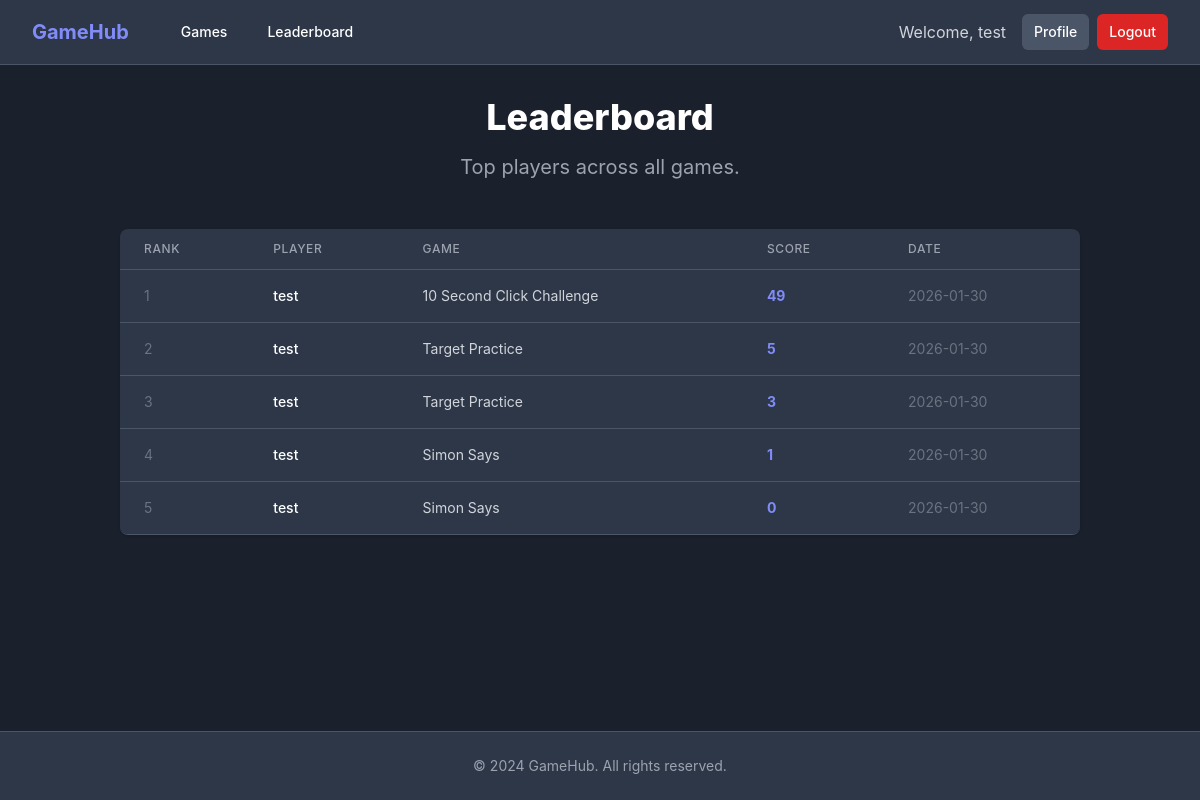
The page /leaderboard (signed in) on the database its author committed.
### models.py (models this page shows, shortened)
class User(db.Model, UserMixin):
    id = db.Column(db.Integer, primary_key=True)
    username = db.Column(db.String(20), unique=True, nullable=False)
    email = db.Column(db.String(120), unique=True, nullable=False)
    password = db.Column(db.String(60), nullable=False)
    is_admin = db.Column(db.Boolean, default=False)
    scores = db.relationship('Score', backref='player', lazy=True)

class Score(db.Model):
    id = db.Column(db.Integer, primary_key=True)
    score = db.Column(db.Integer, nullable=False)
    date_posted = db.Column(db.DateTime, nullable=False, default=datetime.utcnow)
    user_id = db.Column(db.Integer, db.ForeignKey('user.id'), nullable=False)
    game_id = db.Column(db.Integer, db.ForeignKey('game.id'), nullable=False)

class Game(db.Model):
    id = db.Column(db.Integer, primary_key=True)
    title = db.Column(db.String(100), nullable=False)
    description = db.Column(db.Text, nullable=False)
    slug = db.Column(db.String(50), unique=True, nullable=False)
    script_file = db.Column(db.String(50), nullable=False) # e.g., 'snake.js'
    scores = db.relationship('Score', backref='game_played', lazy=True)

### app.py (the view)
@app.route("/leaderboard")
@login_required
def leaderboard():
    scores = Score.query.order_by(Score.score.desc()).limit(20).all()
    return render_template('leaderboard.html', title='Leaderboard', scores=scores)

### app.py (called while the page is built)
@login_manager.user_loader
def load_user(user_id):
    return User.query.get(int(user_id))

### templates/leaderboard.html
{% extends "base.html" %}
{% block content %}
<div class="max-w-7xl mx-auto">
    <div class="text-center mb-12">
        <h1 class="text-3xl font-extrabold text-white sm:text-4xl">
            Leaderboard
        </h1>
        <p class="mt-4 text-xl text-gray-400">
            Top players across all games.
        </p>
    </div>
    <div class="flex flex-col">
        <div class="-my-2 overflow-x-auto sm:-mx-6 lg:-mx-8">
            <div class="py-2 align-middle inline-block min-w-full sm:px-6 lg:px-8">
                <div class="shadow overflow-hidden border-b border-gray-700 sm:rounded-lg">
                    <table class="min-w-full divide-y divide-gray-700">
                        <thead class="bg-gray-800">
                            <tr>
                                <th scope="col" class="px-6 py-3 text-left text-xs font-medium text-gray-400 uppercase tracking-wider">
                                    Rank
                                </th>
                                <th scope="col" class="px-6 py-3 text-left text-xs font-medium text-gray-400 uppercase tracking-wider">
                                    Player
                                </th>
                                <th scope="col" class="px-6 py-3 text-left text-xs font-medium text-gray-400 uppercase tracking-wider">
                                    Game
                                </th>
                                <th scope="col" class="px-6 py-3 text-left text-xs font-medium text-gray-400 uppercase tracking-wider">
                                    Score
                                </th>
                                <th scope="col" class="px-6 py-3 text-left text-xs font-medium text-gray-400 uppercase tracking-wider">
                                    Date
                                </th>
                            </tr>
                        </thead>
                        <tbody class="bg-gray-800 divide-y divide-gray-700">
                            {% for score in scores %}
                            <tr>
                                <td class="px-6 py-4 whitespace-nowrap text-sm text-gray-500">
                                    {{ loop.index }}
                                </td>
                                <td class="px-6 py-4 whitespace-nowrap">
                                    <div class="flex items-center">
                                        <div class="text-sm font-medium text-white">
                                            {{ score.player.username }}
                                        </div>
                                    </div>
                                </td>
                                <td class="px-6 py-4 whitespace-nowrap text-sm text-gray-300">
                                    {{ score.game_played.title }}
                                </td>
                                <td class="px-6 py-4 whitespace-nowrap text-sm text-indigo-400 font-bold">
                                    {{ score.score }}
                                </td>
                                <td class="px-6 py-4 whitespace-nowrap text-sm text-gray-500">
                                    {{ score.date_posted.strftime('%Y-%m-%d') }}
                                </td>
                            </tr>
                            {% else %}
                            <tr>
                                <td colspan="5" class="px-6 py-4 text-center text-gray-500">
                                    No scores recorded yet.
                                </td>
                            </tr>
                            {% endfor %}
                        </tbody>
                    </table>
                </div>
            </div>
        </div>
    </div>
</div>
{% endblock %}

### templates/base.html (shortened to what this page needs)
<!DOCTYPE html>
<html lang="en">
<head>
    <script src="https://cdn.tailwindcss.com"></script>
</head>
<body class="bg-gray-900 text-white min-h-screen flex flex-col">
    <nav class="bg-gray-800 border-b border-gray-700">
        <div class="max-w-7xl mx-auto px-4 sm:px-6 lg:px-8">
            <div class="flex items-center justify-between h-16">
                <div class="flex items-center">
                    <a href="{{ url_for('home') }}" class="flex-shrink-0 text-xl font-bold text-indigo-400">
                        GameHub
                    </a>
                    <div class="hidden md:block">
                        <div class="ml-10 flex items-baseline space-x-4">
                            <a href="{{ url_for('home') }}" class="hover:bg-gray-700 px-3 py-2 rounded-md text-sm font-medium">Games</a>
                            <a href="{{ url_for('leaderboard') }}" class="hover:bg-gray-700 px-3 py-2 rounded-md text-sm font-medium">Leaderboard</a>
                        </div>
                    </div>
                </div>
                <div class="hidden md:block">
                    <div class="ml-4 flex items-center md:ml-6">
                        {% if current_user.is_authenticated %}
                            <span class="text-gray-300 mr-4">Welcome, {{ current_user.username }}</span>
                            <a href="{{ url_for('profile') }}" class="bg-gray-700 hover:bg-gray-600 text-white px-3 py-2 rounded-md text-sm font-medium mr-2">Profile</a>
                            <a href="{{ url_for('logout') }}" class="bg-red-600 hover:bg-red-700 text-white px-3 py-2 rounded-md text-sm font-medium">Logout</a>
                        {% else %}
                            <a href="{{ url_for('login') }}" class="text-gray-300 hover:bg-gray-700 hover:text-white px-3 py-2 rounded-md text-sm font-medium">Login</a>
                            <a href="{{ url_for('register') }}" class="bg-indigo-600 hover:bg-indigo-700 text-white px-3 py-2 rounded-md text-sm font-medium ml-2">Register</a>
                        {% endif %}
                    </div>
                </div>
            </div>
        </div>
    </nav>
    <main class="flex-grow container mx-auto px-4 sm:px-6 lg:px-8 py-8">
        {% block content %}{% endblock %}
    </main>
    <footer class="bg-gray-800 border-t border-gray-700 mt-auto">
        <div class="max-w-7xl mx-auto py-6 px-4 sm:px-6 lg:px-8">
            <p class="text-center text-gray-400 text-sm">
                &copy; 2024 GameHub. All rights reserved.
            </p>
        </div>
    </footer>
</body>
</html>

### templates/base.html (style rules this page uses)
body { font-family: 'Inter', sans-serif; }

### rows shown on the page
User: username "test"
Score: player.username "test", game_played "10 Second Click Challenge", score "49", date_posted "2026-01-30"
Score: player.username "test", game_played "Target Practice", score "5", date_posted "2026-01-30"
Score: player.username "test", game_played "Target Practice", score "3", date_posted "2026-01-30"
Score: player.username "test", game_played "Simon Says", score "1", date_posted "2026-01-30"
Score: player.username "test", game_played "Simon Says", score "0", date_posted "2026-01-30"
